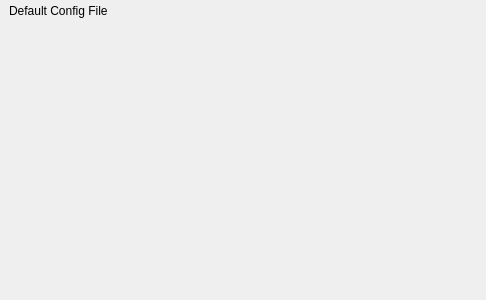
<?xml version="1.0" encoding="UTF-8"?>
<ui version="4.0">
 <class>UAVSettingsManagerGadgetOptionsPage</class>
 <widget class="QWidget" name="UAVSettingsManagerGadgetOptionsPage">
  <property name="geometry">
   <rect>
    <x>0</x>
    <y>0</y>
    <width>486</width>
    <height>300</height>
   </rect>
  </property>
  <property name="sizePolicy">
   <sizepolicy hsizetype="Expanding" vsizetype="Expanding">
    <horstretch>0</horstretch>
    <verstretch>0</verstretch>
   </sizepolicy>
  </property>
  <property name="windowTitle">
   <string>Form</string>
  </property>
  <widget class="QWidget" name="verticalLayoutWidget">
   <property name="geometry">
    <rect>
     <x>-1</x>
     <y>-1</y>
     <width>485</width>
     <height>339</height>
    </rect>
   </property>
   <layout class="QVBoxLayout" name="verticalLayout" stretch="0,0">
    <property name="sizeConstraint">
     <enum>QLayout::SetMinimumSize</enum>
    </property>
    <property name="leftMargin">
     <number>10</number>
    </property>
    <property name="topMargin">
     <number>5</number>
    </property>
    <property name="rightMargin">
     <number>10</number>
    </property>
    <property name="bottomMargin">
     <number>10</number>
    </property>
    <item>
     <layout class="QHBoxLayout" name="horizontalLayout" stretch="0,0">
      <property name="spacing">
       <number>10</number>
      </property>
      <property name="sizeConstraint">
       <enum>QLayout::SetMaximumSize</enum>
      </property>
      <property name="bottomMargin">
       <number>10</number>
      </property>
      <item>
       <widget class="QLabel" name="label">
        <property name="text">
         <string>Default Config File </string>
        </property>
       </widget>
      </item>
      <item>
       <widget class="Utils::PathChooser" name="iniFile" native="true">
        <property name="sizePolicy">
         <sizepolicy hsizetype="MinimumExpanding" vsizetype="Preferred">
          <horstretch>0</horstretch>
          <verstretch>0</verstretch>
         </sizepolicy>
        </property>
       </widget>
      </item>
     </layout>
    </item>
    <item>
     <spacer name="verticalSpacer">
      <property name="orientation">
       <enum>Qt::Vertical</enum>
      </property>
      <property name="sizeHint" stdset="0">
       <size>
        <width>20</width>
        <height>40</height>
       </size>
      </property>
     </spacer>
    </item>
   </layout>
  </widget>
 </widget>
 <customwidgets>
  <customwidget>
   <class>Utils::PathChooser</class>
   <extends>QWidget</extends>
   <header>utils/pathchooser.h</header>
   <container>1</container>
  </customwidget>
 </customwidgets>
 <resources/>
 <connections/>
</ui>
